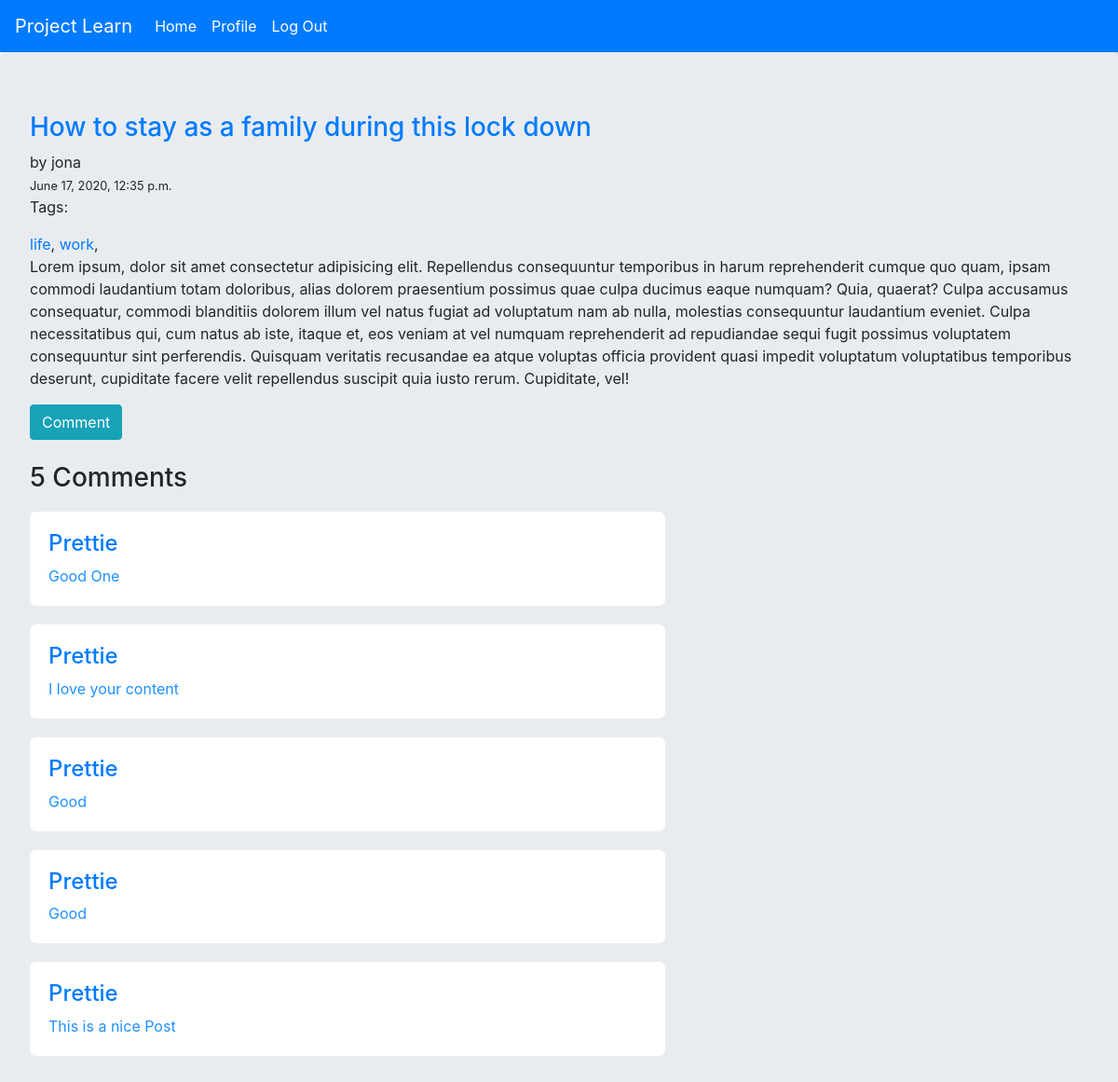
/posts/How to stay as a family during this lock down/ (signed in), run on an earlier commit of the app's database.
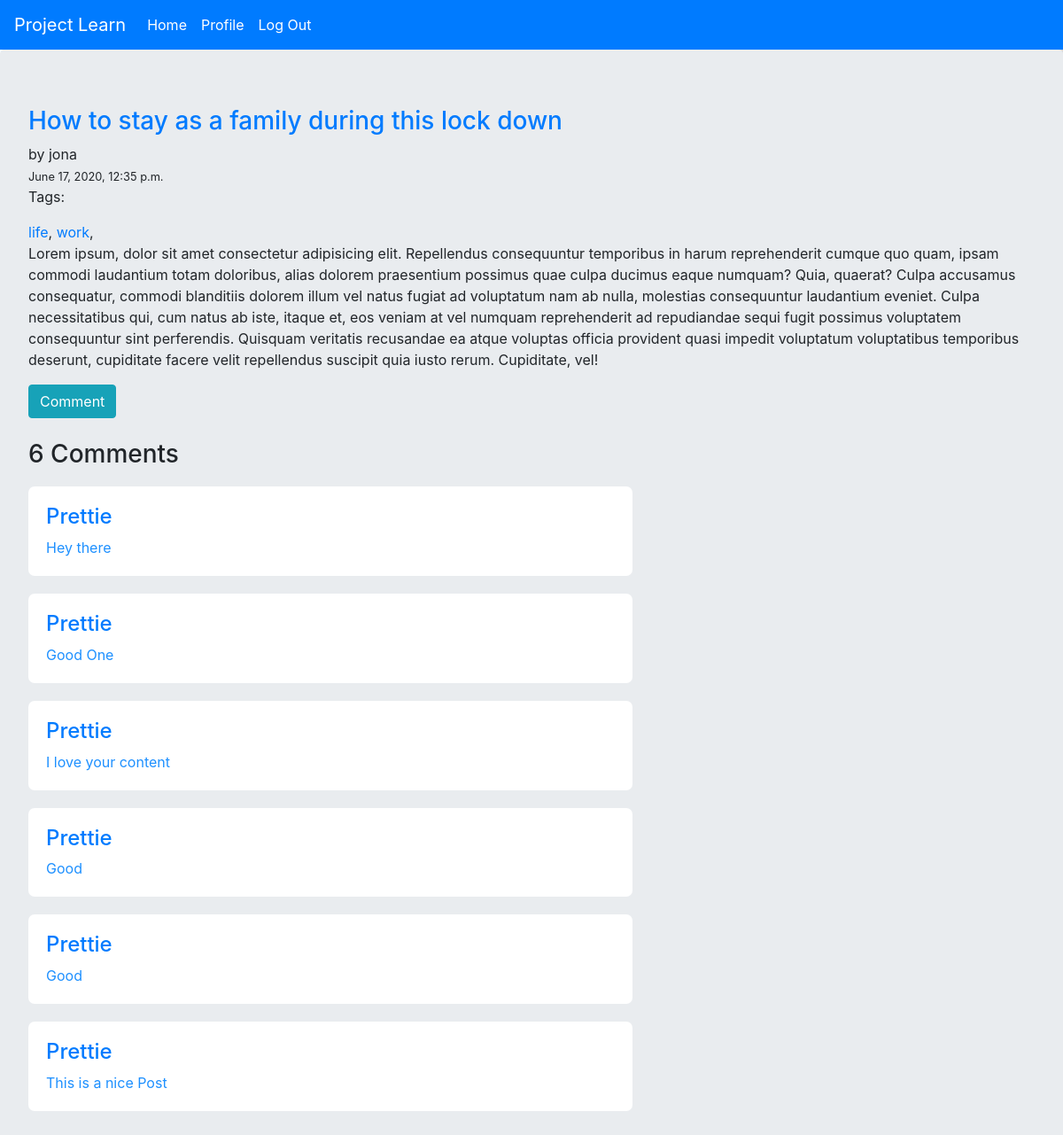
And on a later commit of the database.
### blog/models.py (models this page shows, shortened)
class Comment(models.Model):
    post=models.ForeignKey(Post,on_delete=models.CASCADE)
    body=models.TextField()
    author=models.ForeignKey(User,on_delete=models.CASCADE)
    commented_on=models.DateTimeField(auto_now=True)

### blog/views.py (the view, shortened to what this page needs)
# urls.py: path('posts/<str:title>/',views.post_details,name='post_details'),
@login_required
def post_details(request,title):
    post=Post.objects.get(title=title)
    comments=Comment.objects.filter(author=request.user).order_by('-commented_on')
    form=CommentForm()
    context={
        'post':post,
        'form':form,
        'comments':comments
    }
    return render(request,'blog/post_detail.html',context)

### blog/templates/blog/post_detail.html (shortened to what this page needs)
{% extends 'blog/base.html' %}
{% load crispy_forms_tags %}
{% block body %}
<div class="jumbotron">
    <div class="head-text">
      <a href="/posts/{{post.title}}/"><h3>{{post.title}}</h3></a> by {{post.author}}</div>
    <small class="post-time">{{post.created}}</small>
    <p>Tags:</p>
    {% for tag in post.tags.all %}
        <a href="">{{tag}}</a>,
    {% endfor %}
    <p>{{post.body}}</p>
    {% if post.author == user %}
        <a href="/update_post/{{post.pk}}" class="btn btn-success">Update</a>
        <a href="" class="btn btn-danger">Delete</a>
        {% else %}
        <button class="btn btn-info" id="comment-btn">Comment</button>
        <br>
        <br>
    {% endif %}
    <h3>{{comments.count}} Comments</h3>
    {% for comment in comments %}
      <div class="comment">
        <a href="/user_profile/{{comment.author.username}}"><h4>{{comment.author}}</h4></a>
        {{comment.body}}
      </div>
    {% endfor %}
  </div>
{% endblock body %}

What changed in the data, as far as the page shows it:
added Comment: author "Prettie", body "Hey there"
Also different on the page:
{{ comments.count }}: "5" → "6"
